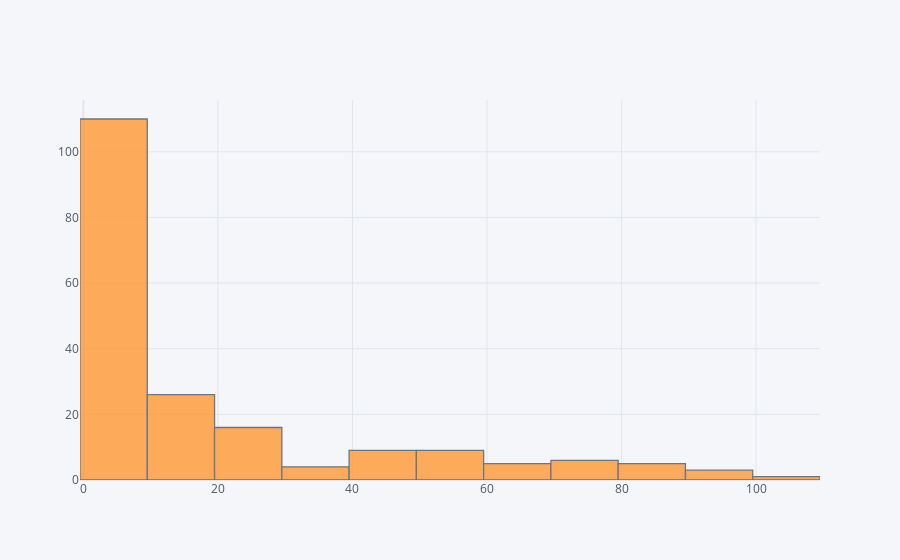

The code cell stored with this chart in its notebook:
### Markdown cell above
Plot a histogram

### Code cell
df['data science'].iplot(kind = 'hist')

### Figure 1 — Plotly figure (JSON) as saved in the notebook; plotly's stock layout.template omitted (floating-point values rounded to 4 significant figures; data arrays with more than 128 entries replaced by an {"elided": "..."} marker saying what was removed)
{"data": [{"histfunc": "count", "histnorm": "", "marker": {"color": "rgba(255, 153, 51, 1.0)", "line": {"color": "#4D5663", "width": 1.3}}, "name": "data science", "opacity": 0.8, "orientation": "v", "type": "histogram", "x": {"elided": "194 int values"}}], "layout": {"barmode": "overlay", "legend": {"bgcolor": "#F5F6F9", "font": {"color": "#4D5663"}}, "paper_bgcolor": "#F5F6F9", "plot_bgcolor": "#F5F6F9", "title": {"font": {"color": "#4D5663"}}, "xaxis": {"gridcolor": "#E1E5ED", "showgrid": true, "tickfont": {"color": "#4D5663"}, "title": {"font": {"color": "#4D5663"}, "text": ""}, "zerolinecolor": "#E1E5ED"}, "yaxis": {"gridcolor": "#E1E5ED", "showgrid": true, "tickfont": {"color": "#4D5663"}, "title": {"font": {"color": "#4D5663"}, "text": ""}, "zerolinecolor": "#E1E5ED"}}}
